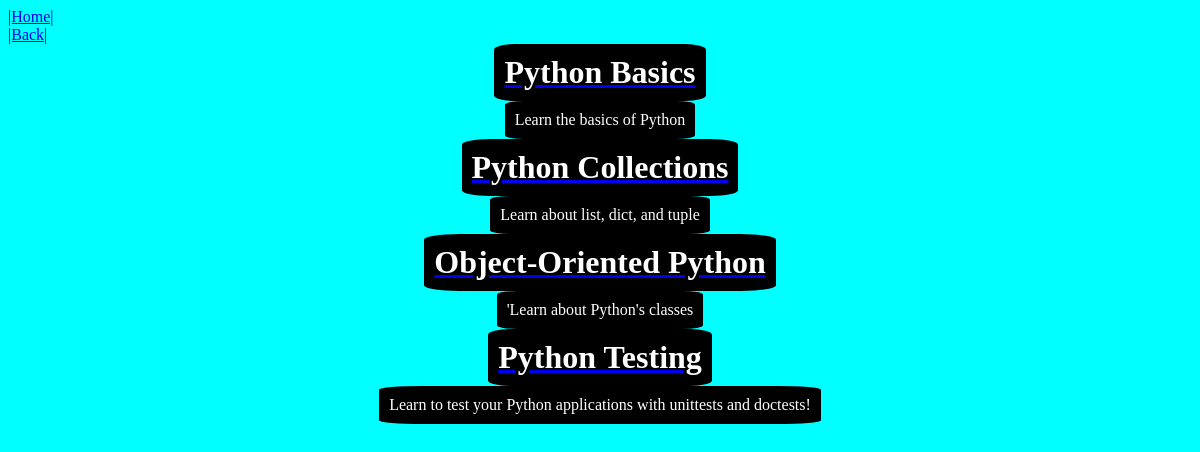
Page /courses/ on the earlier database version.
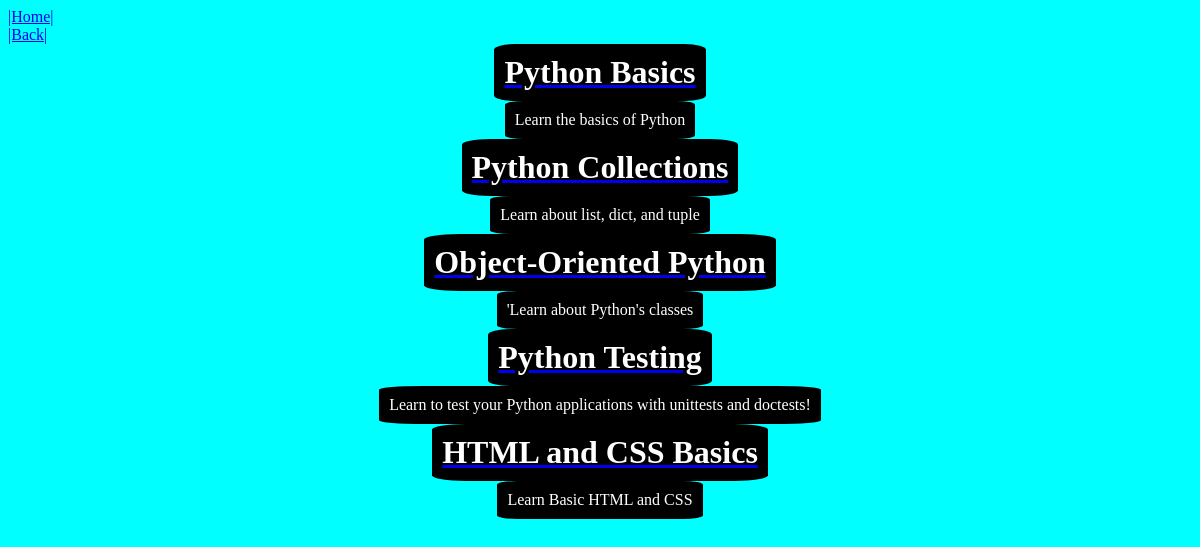
Same page on the later database version.
### courses/models.py (models this page shows, shortened)
class Course(models.Model):
    created_at = models.DateTimeField(auto_now_add=True)
    title = models.CharField(max_length=255)
    description = models.TextField()

### courses/views.py (the view)
def course_list(request):
    courses = Course.objects.all()
    return render(request, 'courses/course_list.html', {'courses':courses})

### courses/templates/courses/course_list.html (shortened to what this page needs)
{% extends 'layout.html' %}
{% block content %}
<a href='/'>|Back|</a>
{% for course in courses %}
<center><a href='/courses/{{ course.pk }}'><h1 class='title'>{{course.title}}</h1></a></center>
<center><p class='content'>{{course.description}}</p></center>
{% endfor %}
{% endblock %}

Differences in the rows shown:
added Course: title "HTML and CSS Basics", description "Learn Basic HTML and CSS"
